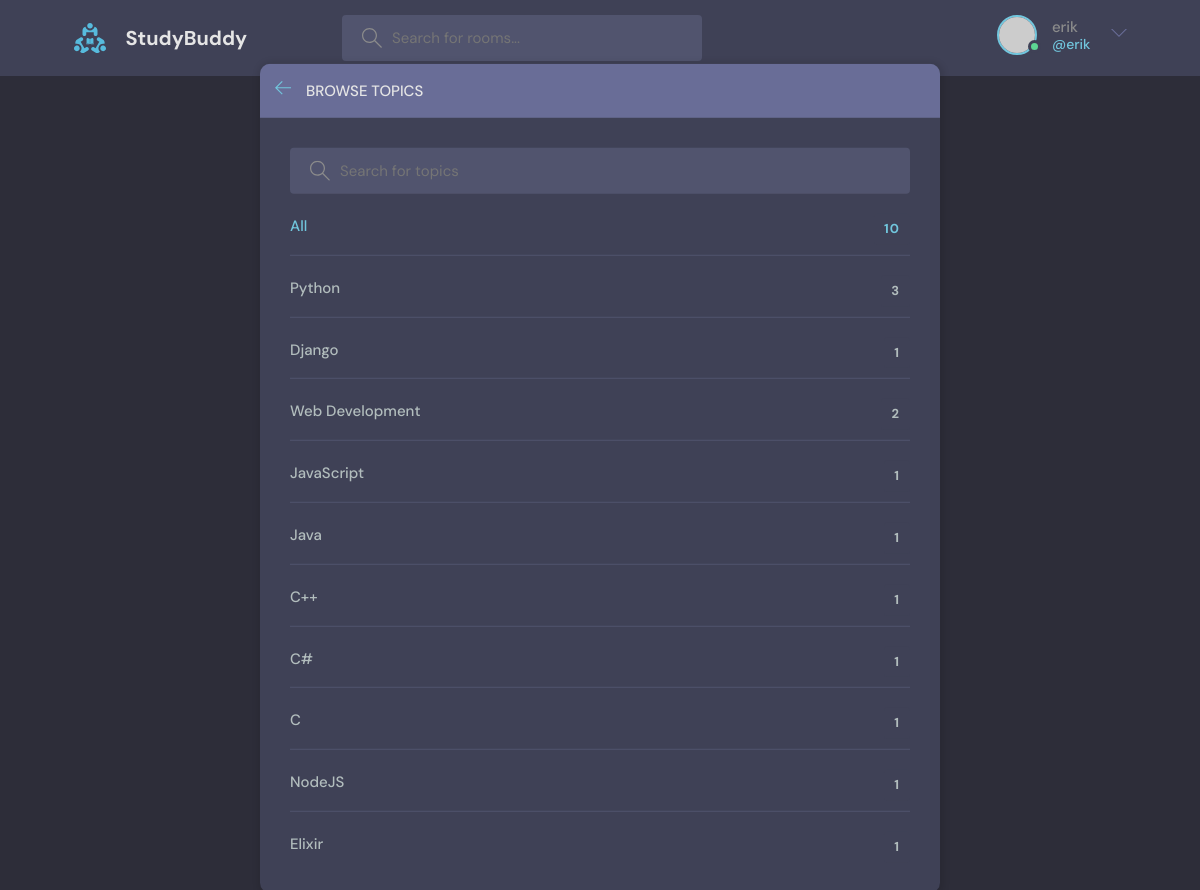
Screenshot of /topics/ (signed in) with the database file from the repository.
### base/models.py (models this page shows, shortened)
class Topic(models.Model):
    name = models.CharField(max_length=200)

### base/views.py (the view)
# urls.py: path("topics/", views.topics, name="topics"),
def topics(request):
    q = request.GET.get('q')
    if q is not None:
        q = q
    else:
        q = ''
    topics = Topic.objects.filter(name__icontains=q)
    return render(request, 'base/topics.html', {"topics": topics})

### base/templates/base/topics.html (shortened to what this page needs)
{% extends 'main.html' %}
{% block content %}
    <main class="create-room layout">
      <div class="container">
        <div class="layout__box">
          <div class="layout__boxHeader">
            <div class="layout__boxTitle">
              <a href="index.html">
                <svg version="1.1" xmlns="http://www.w3.org/2000/svg" width="32" height="32" viewBox="0 0 32 32">
                  <title>arrow-left</title>
                  <path
                    d="M13.723 2.286l-13.723 13.714 13.719 13.714 1.616-1.611-10.96-10.96h27.625v-2.286h-27.625l10.965-10.965-1.616-1.607z"
                  ></path>
                </svg>
              </a>
              <h3>Browse Topics</h3>
            </div>
          </div>
          <div class="topics-page layout__body">
            <form class="header__search" method="GET" action="">
              <label>
                <input name="q" placeholder="Search for topics" />
              </label>
            </form>
            <ul class="topics__list">
              <li>
                <a href="{% url 'topics' %}" class="active">All <span>{{topics.count}}</span></a>
              </li>
              {% for topic in topics %}
              <li>
                <a href="{% url 'home' %}?q={{topic.name}}">{{topic.name}} <span>{{topic.room_set.all.count}}</span></a>
              </li>
              {% endfor %}
            </ul>
          </div>
        </div>
      </div>
    </main>
{% endblock content %}

### templates/navbar.html (shortened to what this page needs)
{% load static %}
<header class="header header--loggedIn">
    <div class="container">
      <a href="{% url 'home' %}" class="header__logo">
        <img src="{% static 'images/logo.svg' %}" />
        <h1>StudyBuddy</h1>
      </a>
      <form class="header__search" method="GET" action="{% url 'home' %}">
        <label>
          <input name=q placeholder="Search for rooms..." />
        </label>
      </form>
      <nav class="header__menu">
        {% if request.user.is_authenticated %}
        <div class="header__user">
          <a href="{% url 'profile' request.user.id %}">
            <div class="avatar avatar--medium active">
              <img src="https://randomuser.me/api/portraits/men/37.jpg" />
            </div>
            <p>{{request.user.username}}<span>@{{request.user.username}}</span></p>
          </a>
          <button class="dropdown-button">
            <svg version="1.1" xmlns="http://www.w3.org/2000/svg" width="32" height="32" viewBox="0 0 32 32">
              <title>chevron-down</title>
              <path d="M16 21l-13-13h-3l16 16 16-16h-3l-13 13z"></path>
            </svg>
          </button>
        </div>
        {% else %}
        <a href="{% url 'login' %}">
          <img src="./assets/avatar.svg" />
          <p>Login</p>
        </a>
        {% endif %}
      </nav>
    </div>
  </header>

### static/styles/style.css (style rules this page uses)
:root { --color-main: #71c6dd; --color-main-light: #e1f6fb; --color-dark: #3f4156; --color-dark-medium: #51546e; --color-dark-light: #696d97; --color-light: #e5e5e5; --color-gray: #8b8b8b; --color-light-gray: #b2bdbd; --color-bg: #2d2d39; --color-success: #5dd693; --color-error: #fc4b0b; }
* { font-family: "DM Sans", -apple-system, BlinkMacSystemFont, "Segoe UI", Roboto, Oxygen, Ubuntu, Cantarell, "Open Sans", "Helvetica Neue", sans-serif; margin: 0; padding: 0; box-sizing: border-box; text-rendering: optimizeLegibility; font-size: inherit; }
html { font-size: 56.25%; }
@media only screen and (min-width: 1200px) { html { font-size: 62.5%; } }
body { line-height: 1.6; font-weight: 400; font-size: 1.5rem; color: var(--color-light-gray); background-color: var(--color-bg); min-height: 100vh; }
img { width: 100%; }
a { display: inline-block; color: var(--color-main); text-decoration: none; }
.container { max-width: 120rem; width: 90%; margin: auto; }
.avatar { position: relative; display: inline-block; border-radius: 50%; border: 2px solid var(--color-main); }
.avatar img { display: block; border-radius: 50%; object-fit: cover; object-position: center; }
.avatar::after { content: ""; display: block; position: absolute; background-color: var(--color-gray); z-index: 111; border-radius: 50%; border: 0.3rem solid var(--color-dark); }
.avatar.active::after { background-color: var(--color-success); }
.avatar.avatar--medium img { width: 3.6rem; height: 3.6rem; border-radius: 50%; }
.avatar.avatar--medium:after { width: 0.7rem; height: 0.7rem; bottom: 0px; right: -6px; }
.header { padding: 1.5rem; background-color: var(--color-dark); }
.header>.container { display: flex; gap: 9.5rem; }
.header__logo, .header__user { display: flex; gap: 2rem; align-items: center; }
.header__logo>img { height: 3.2rem; width: 3.2rem; }
.header__logo>h1 { font-weight: 700; font-size: 2rem; color: var(--color-light); }
.header__search>label { background-color: var(--color-dark-medium); padding: 1.3rem 1rem; display: flex; align-items: center; gap: 1rem; border-radius: 4px; }
.header__search svg { fill: var(--color-gray); width: 2rem; height: 2rem; margin-left: 1rem; }
.header__search input { width: 30rem; background: transparent; border: none; outline: none; color: var(--color-light); }
.header__menu { margin-left: auto; position: relative; }
.header__menu a { display: flex; gap: 1.5rem; align-items: center; font-weight: 500; text-decoration: none; color: var(--color-gray); }
.header__menu img { height: 3.6rem; }
.header__menu p { line-height: 1.2; }
.header__menu span { color: var(--color-main); font-weight: 500; font-size: 1.4rem; display: block; }
.header__menu svg { width: 1.6rem; height: 1.6rem; fill: var(--color-dark-light); }
.dropdown-button { background: transparent; border: 0; outline: 0; cursor: pointer; }
.layout { margin-top: 2.4rem; }
.layout>.container { display: flex; justify-content: space-between; align-items: flex-start; }
.layout__box { width: 90%; max-width: 48rem; min-height: 40rem; position: absolute; top: 50%; left: 50%; transform: translate(-50%, -46%); background-color: var(--color-dark); border-radius: 1rem; box-shadow: 1px 1px 6px 3px rgba(0, 0, 0, 0.1); overflow: hidden; }
.layout__boxHeader { display: flex; padding: 1.5rem; background-color: var(--color-dark-light); }
.layout__boxTitle { display: flex; gap: 1.5rem; align-items: center; }
.layout__boxTitle h3 { text-transform: uppercase; font-weight: 500; color: var(--color-light); }
.layout__boxTitle svg { width: 1.6rem; height: 1.6rem; fill: var(--color-main); }
.layout__body { margin: 3rem; }
.topics__list { list-style: none; }
.topics__list li a { display: flex; justify-content: space-between; margin-bottom: 3rem; font-weight: 500; color: var(--color-light-gray); transition: all 0.3s ease-in-out; }
.topics__list li a.active, .topics__list li a:hover { color: var(--color-main); }
.topics__list li a span { padding: 0.5rem 1rem; background-color: var(--color-dark); border-radius: 3px; font-size: 1.3rem; font-weight: 700; letter-spacing: 1px; }
.topics-page .topics__list li:not(:last-child) a { margin: 2rem 0; padding-bottom: 1rem; text-decoration: none; border-bottom: 1px solid var(--color-dark-medium); }
.topics-page .header__search { display: block; }
.create-room.layout .layout__box { max-width: 68rem; }

### rows the page displays
Topic: name "Python", room_set.all.count "3"
Topic: name "Django", room_set.all.count "1"
Topic: name "Web Development", room_set.all.count "2"
Topic: name "JavaScript", room_set.all.count "1"
Topic: name "Java", room_set.all.count "1"
Topic: name "C++", room_set.all.count "1"
Topic: name "C#", room_set.all.count "1"
Topic: name "C", room_set.all.count "1"
Topic: name "NodeJS", room_set.all.count "1"
Topic: name "Elixir", room_set.all.count "1"

### other values shown
{{ request.user.username }} "erik"
{{ topics.count }} "10"
